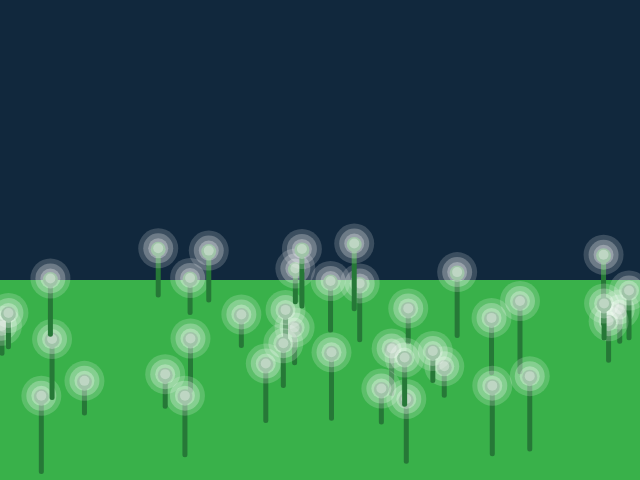
Frame 1 (no input)
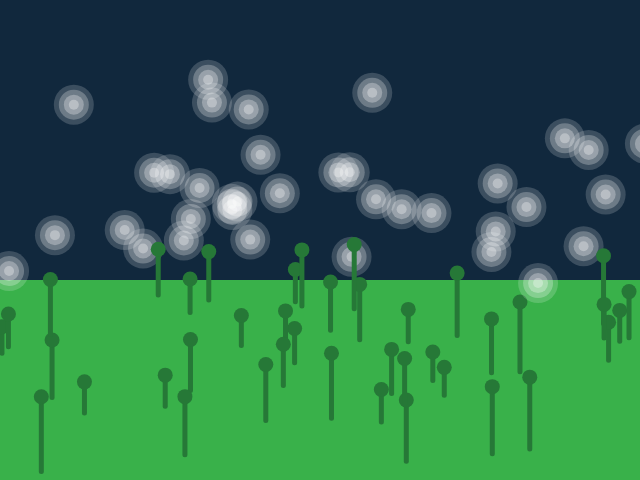
Frame 60 (no input)
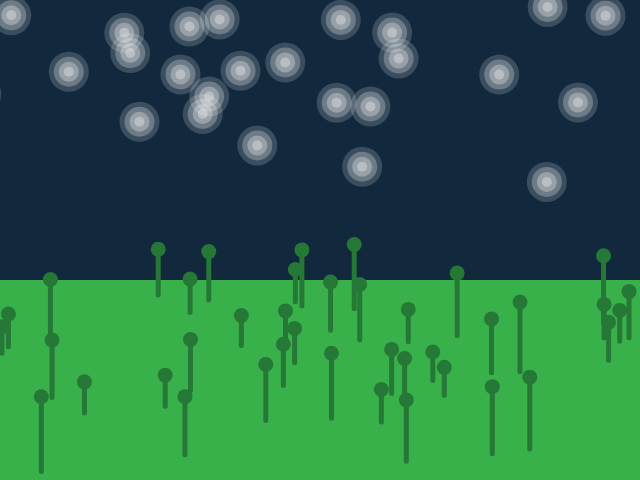
Frame 120 (the mouse pressed at the canvas centre since frame 60)

The p5.js sketch that drew these frames (run headless with seeded random() and noise() and a simulated clock; from frame 60 on, the mouse is pressed at the canvas centre):

// p5.js sketch
// ── sketch.js
// these positions remain unchanged throughout the code
var xPositionsBeginning = [];
var yPositionsBeginning = [];

// these postions will change
var xPositions = [];
var yPositions = [];

var stemLength = [];
var upSpeed  = [];
var sideSpeed  = [];

var count = 0;

function setup() {
	// create a place to draw
	createCanvas(640, 480);
	noStroke();
	// noLoop();
	colorMode(RGB);
	background(17, 40, 61);
	fill(57, 177, 74);
	rect(0, 280, 640, 200);

	for (var i = 0; i < 40; i++){
		xPositionsBeginning[i] = random(0, 640);
		yPositionsBeginning[i] = random(240, 400);

		// duplicate the variables
		xPositions[i] = xPositionsBeginning[i];
		yPositions[i] = yPositionsBeginning[i];

		stemLength[i] = random(30, 80);
		upSpeed[i] = random(0, 2);
		sideSpeed[i] = random(-3, 3);
	}
}

function draw() {
	var size = 40;
	count ++;
	background(17, 40, 61);
	fill(57, 177, 74);
	rect(0, 280, 640, 200);
	for (var i = 0; i < 40; i++){
		// draw stem
		fill(38, 120, 55, 255);
		rect(xPositionsBeginning[i] - 2.5, yPositionsBeginning[i] - 2.5, 5, stemLength[i], 20);
		ellipse(xPositionsBeginning[i], yPositionsBeginning[i], 15, 15);
		// draw flower
		// first ring
		fill(255, 255, 255, 45);
		ellipse(xPositions[i], yPositions[i] - count , size, size);
		// second ring
		fill(255, 255, 255, 65);
		ellipse(xPositions[i], yPositions[i] - count, size - 10, size - 10);
		// third ring
		fill(255, 255, 255, 75);
		ellipse(xPositions[i], yPositions[i] - count, size - 20, size - 20);
		// fourth ring
		fill(255, 255, 255, 80);
		ellipse(xPositions[i], yPositions[i] - count, size - 30, size - 30);
	}

	// in order for some of the flowers to go faster than others
	// add their aditional speed
	for (var i = 0; i < 40; i++){
		yPositions[i] = yPositions[i] - upSpeed[i];
		xPositions[i] = xPositions[i] - sideSpeed[i];
	}

	if (count > 300) {
		// if the fly too hi, reset them
		for (var i = 0; i < 40; i++){
			xPositions[i] = xPositionsBeginning[i];
			yPositions[i] = yPositionsBeginning[i];
		}

		count = 0;
	}
}
